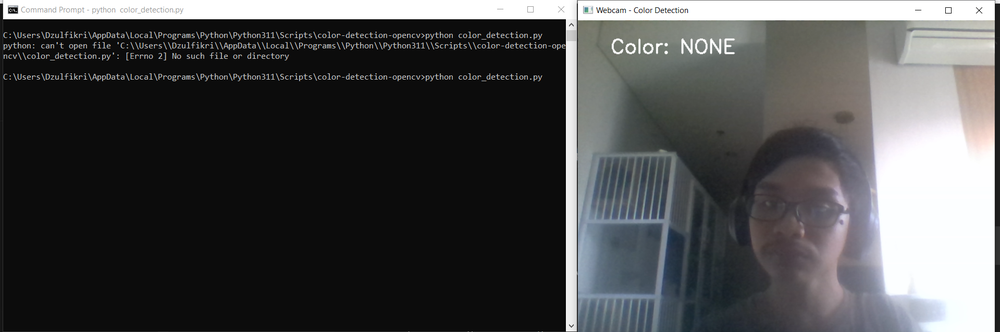
#> input picture Uji-1.PNG, 1000 x 332 px, shrunk from 1919 x 638 before the run, given in place of the camera
$ python color_detection.py
#> lines starting #> are read from the running program, lines starting #| are printed output that depends on the picture; after the words box and inside, x2 and y2 are one past the last pixel; in counts of white or black regions, pixels touching at a corner belong together
#> in main, frame is the input picture: shape (332, 1000, 3); mean B, G, R 76.9, 76.1, 75.6
import cv2
import numpy as np

def detect_color(frame):
    hsv = cv2.cvtColor(frame, cv2.COLOR_BGR2HSV)
#> hsv: shape (332, 1000, 3); mean H, S, V 37.5, 14.9, 78.8

    # Range untuk warna merah
    lower_red = np.array([0, 120, 70])
    upper_red = np.array([10, 255, 255])
    mask_red1 = cv2.inRange(hsv, lower_red, upper_red)
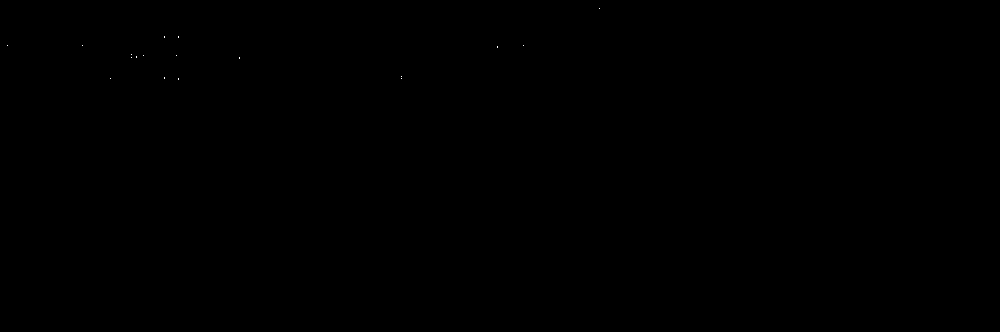
#> mask_red1: shape (332, 1000); 0.01% white in thin lines or dots, all inside (x1, y1, x2, y2) = (7, 8, 600, 80)

    lower_red2 = np.array([170, 120, 70])
    upper_red2 = np.array([180, 255, 255])
    mask_red2 = cv2.inRange(hsv, lower_red2, upper_red2)
#> mask_red2: shape (332, 1000); every value is 0

    red_mask = mask_red1 + mask_red2

    # Range untuk warna kuning
    lower_yellow = np.array([20, 100, 100])
    upper_yellow = np.array([30, 255, 255])
    yellow_mask = cv2.inRange(hsv, lower_yellow, upper_yellow)
#> yellow_mask: shape (332, 1000); 0% white in thin lines or dots, all inside (x1, y1, x2, y2) = (18, 32, 488, 79)

    # Deteksi hasil
    if cv2.countNonZero(red_mask) > 500:
        color = "RED"
    elif cv2.countNonZero(yellow_mask) > 500:
        color = "YELLOW"
    else:
        color = "NONE"

    return color, red_mask, yellow_mask

def main():
    cap = cv2.VideoCapture(0)  # Webcam default

    while True:
        ret, frame = cap.read()
        if not ret:
            break

        color, red_mask, yellow_mask = detect_color(frame)
#> color = 'NONE'

        cv2.putText(frame, f"Color: {color}", (50, 50),
                    cv2.FONT_HERSHEY_SIMPLEX, 1, (255, 255, 255), 2)
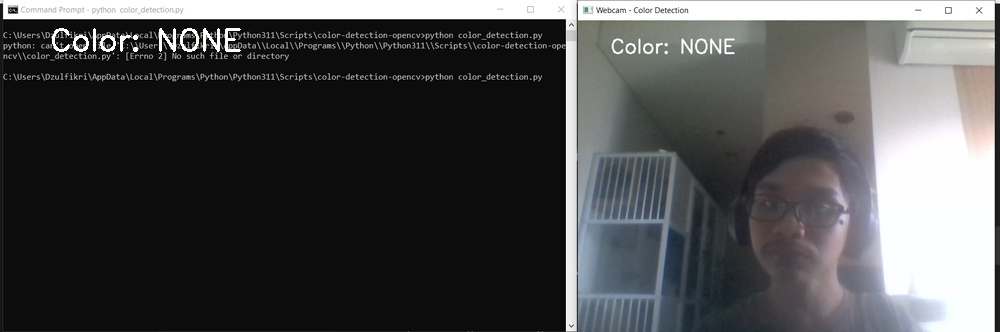
#> frame: shape (332, 1000, 3); 0.4% of pixels changed, all inside (x1, y1, x2, y2) = (52, 28, 241, 52)

        cv2.imshow("Webcam - Color Detection", frame)

        if cv2.waitKey(1) & 0xFF == ord('q'):
#> (key q is pressed here)
            break

    cap.release()
    cv2.destroyAllWindows()

if __name__ == "__main__":
    main()

$ run again, on Uji-red.PNG
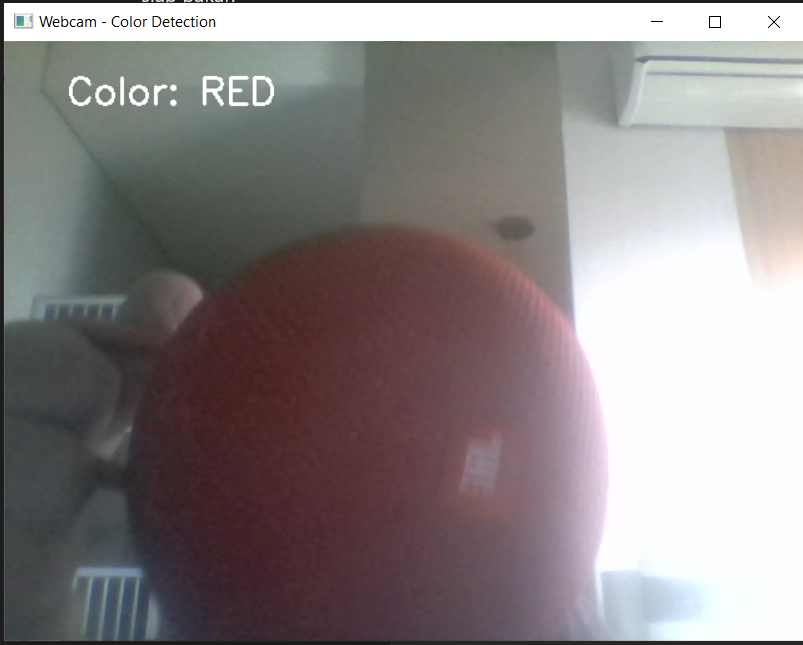
#> input picture Uji-red.PNG, 803 x 645 px, given in place of the camera
#> in main, frame is the input picture: shape (645, 803, 3); mean B, G, R 133, 132.4, 139.1
#> hsv: shape (645, 803, 3); mean H, S, V 94.1, 37.1, 142.9
#> in detect_color, `mask_red1 = cv2.inRange(hsv, lower_red, upper_red)`:
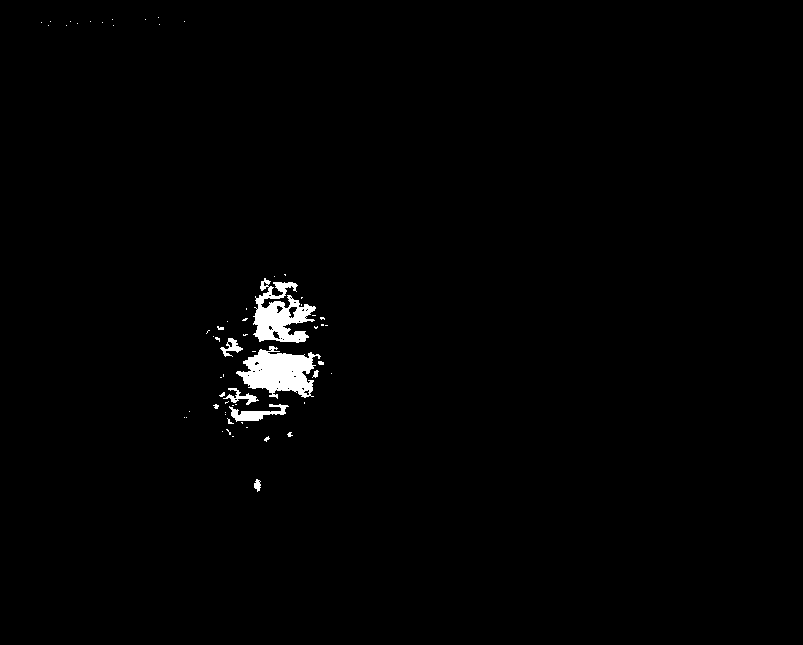
#> mask_red1: shape (645, 803); 1.1% white; 62 white regions (53 under 20 px), largest, box (x1, y1, x2, y2) and area: (236, 346, 321, 399) 2524, (253, 278, 316, 343) 2133, (229, 404, 289, 422) 452
#> mask_red2: shape (645, 803); 1.5% white; 83 white regions (71 under 20 px), largest, box (x1, y1, x2, y2) and area: (217, 374, 320, 485) 4410, (218, 320, 329, 373) 2092, (238, 471, 301, 524) 783
#> red_mask: shape (645, 803); 2.7% white; 87 white regions (75 under 20 px), largest, box (x1, y1, x2, y2) and area: (217, 278, 329, 485) 12278, (238, 471, 301, 524) 843, (247, 506, 258, 516) 83
#> yellow_mask: shape (645, 803); 0.01% white in thin lines or dots, all inside (x1, y1, x2, y2) = (39, 18, 214, 27)
#> color = 'RED'
#> in main, `cv2.putText(frame, f"Color: {color}", (50, 50), cv2.FONT_HERSHEY_SIMPL..`:
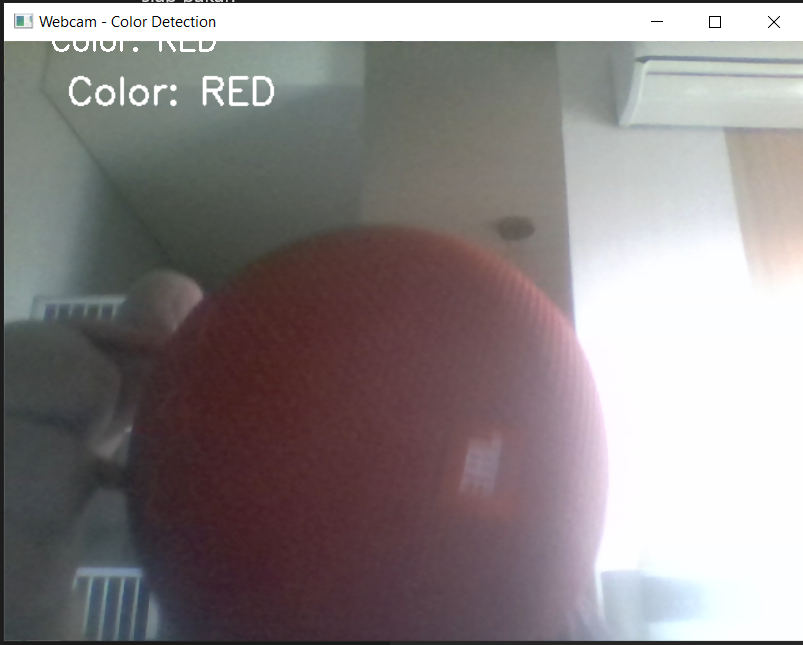
#> frame: shape (645, 803, 3); 0.1% of pixels changed, all inside (x1, y1, x2, y2) = (52, 41, 216, 52)

$ run again, on Uji-yellow.PNG
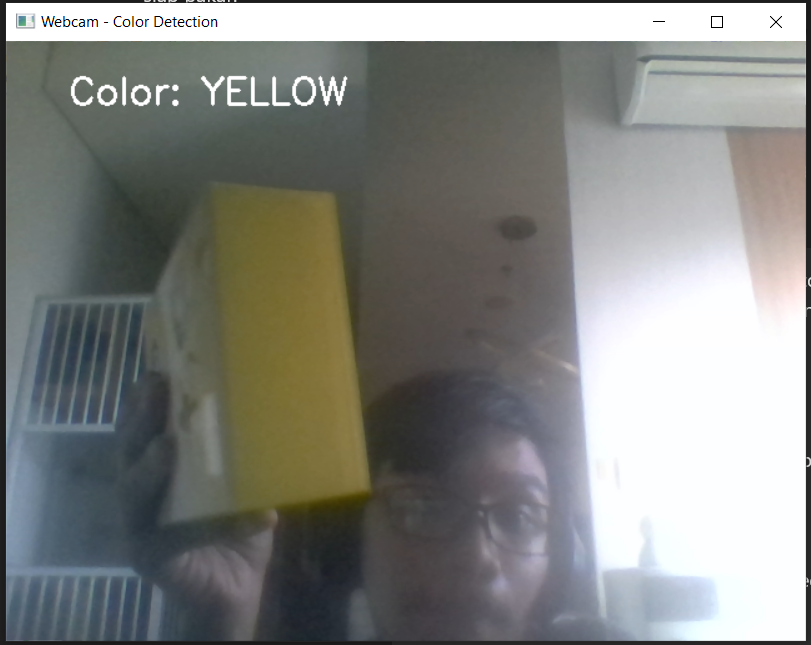
#> input picture Uji-yellow.PNG, 811 x 645 px, given in place of the camera
#> in main, frame is the input picture: shape (645, 811, 3); mean B, G, R 129.6, 133.3, 131.6
#> hsv: shape (645, 811, 3); mean H, S, V 69.4, 32.5, 138
#> mask_red1: shape (645, 811); 0% white in thin lines or dots, all inside (x1, y1, x2, y2) = (43, 17, 187, 26)
#> mask_red2: shape (645, 811); every value is 0
#> in detect_color, `yellow_mask = cv2.inRange(hsv, lower_yellow, upper_yellow)`:
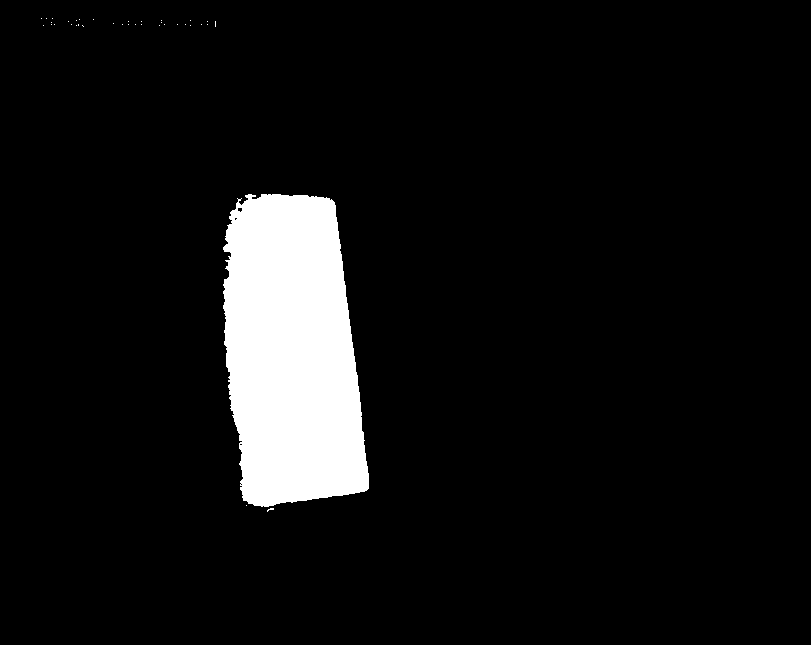
#> yellow_mask: shape (645, 811); 7.1% white; 37 white regions (36 under 20 px), largest, box (x1, y1, x2, y2) and area: (223, 194, 369, 507) 37040
#> color = 'YELLOW'
#> in main, `cv2.putText(frame, f"Color: {color}", (50, 50), cv2.FONT_HERSHEY_SIMPL..`:
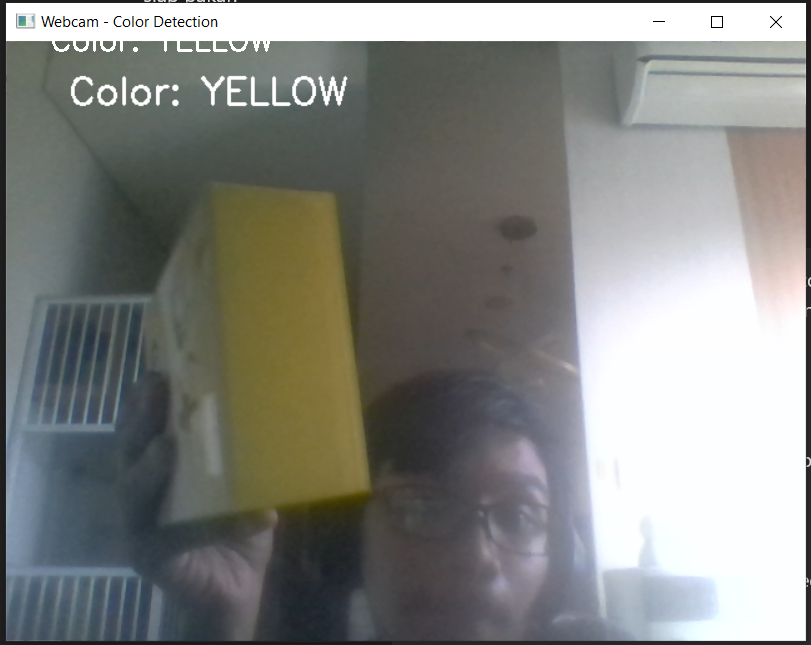
#> frame: shape (645, 811, 3); 0.14% of pixels changed, all inside (x1, y1, x2, y2) = (52, 41, 270, 52)
